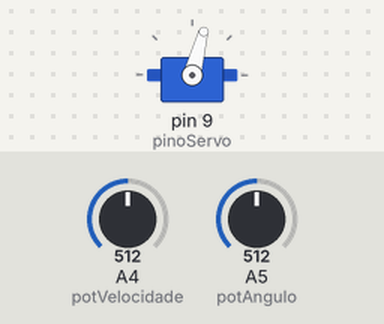
Recording of a sketch running on a simulated Arduino Uno, built with avr-gcc and run on an emulated ATmega328P. On the bench: servo. The inputs (shaded band) are chosen by the test bench; at power-on: A5 (potAngulo) = 512, A4 (potVelocidade) = 512.

Above: at 2.1 s.
2.2 s: A5 (potAngulo) set to 716
At 2.6 s:
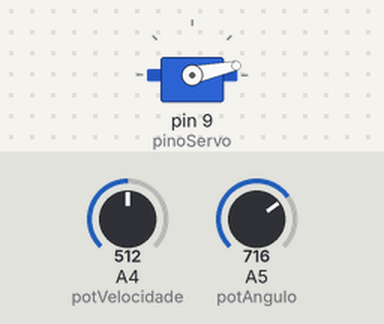
6.9 s: A5 (potAngulo) set to 900
At 7.21 s:
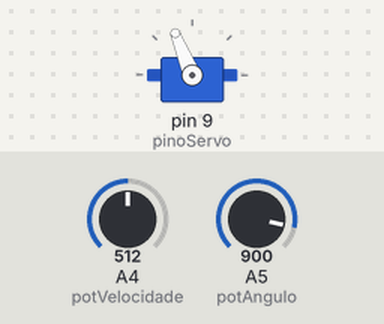
11.6 s: A5 (potAngulo) set to 1023
At 11.81 s:
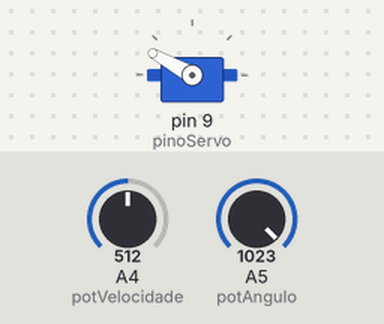
15.9 s: A4 (potVelocidade) set to 716
Timing chart, 0 to 21.6 s (numbered marks = the images above; inputs shaded):
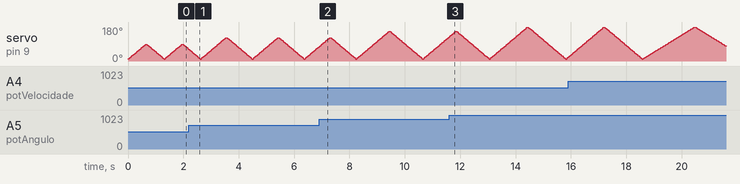

The sketch:

02_servo_motor_potenciometro.ino
```cpp
#include <Servo.h>


const int potAngulo = A5;
const int potVelocidade = A4;

const int pinoServo = 9;

int leituraAngulo;
int leituraVelocidade;

int anguloMaximo;
int velocidade;

Servo servo_motor;

void setup() {
  pinMode(potAngulo, INPUT);
  pinMode(potVelocidade, INPUT);

  servo_motor.attach(pinoServo);
}

void loop() {
  // Le os dois potenciometros
  leituraAngulo = analogRead(potAngulo);
  leituraVelocidade = analogRead(potVelocidade);

  // Define o angulo maximo entre 10 e 170 graus
  anguloMaximo = map(leituraAngulo, 0, 1023, 0, 180);

  // Define o intervalo entre movimentos:
  // menor intervalo = movimento mais rapido
  velocidade = map(leituraVelocidade, 0, 1023, 2, 15);

  // Move o servo do angulo minimo ao maximo
  for (int angulo = 10; angulo <= anguloMaximo; angulo++) {
    servo_motor.write(angulo);
    delay(velocidade);
  }

  // Retorna do angulo maximo ao minimo
  for (int angulo = anguloMaximo; angulo >= 10; angulo--) {
    servo_motor.write(angulo);
    delay(velocidade);
  }
}
```
